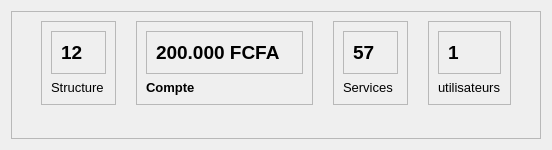
                     <widget class="QWidget" name="widget_9" native="true">
                      <layout class="QHBoxLayout" name="horizontalLayout">
                       <item>
                        <widget class="QFrame" name="framePages">
                         <property name="frameShape">
                          <enum>QFrame::StyledPanel</enum>
                         </property>
                         <property name="frameShadow">
                          <enum>QFrame::Raised</enum>
                         </property>
                         <layout class="QVBoxLayout" name="verticalLayout_20">
                          <item>
                           <widget class="QWidget" name="cardsFrame_3" native="true">
                            <layout class="QHBoxLayout" name="horizontalLayout_11">
                             <property name="spacing">
                              <number>20</number>
                             </property>
                             <property name="leftMargin">
                              <number>20</number>
                             </property>
                             <property name="topMargin">
                              <number>0</number>
                             </property>
                             <property name="rightMargin">
                              <number>20</number>
                             </property>
                             <property name="bottomMargin">
                              <number>0</number>
                             </property>
                             <item alignment="Qt::AlignTop">
                              <widget class="QFrame" name="card1_3">
                               <property name="styleSheet">
                                <string notr="true"/>
                               </property>
                               <property name="frameShape">
                                <enum>QFrame::StyledPanel</enum>
                               </property>
                               <property name="frameShadow">
                                <enum>QFrame::Raised</enum>
                               </property>
                               <layout class="QVBoxLayout" name="verticalLayout_6">
                                <item alignment="Qt::AlignTop">
                                 <widget class="QFrame" name="frame_4">
                                  <property name="frameShape">
                                   <enum>QFrame::StyledPanel</enum>
                                  </property>
                                  <property name="frameShadow">
                                   <enum>QFrame::Raised</enum>
                                  </property>
                                  <layout class="QHBoxLayout" name="horizontalLayout_22">
                                   <item>
                                    <widget class="QLabel" name="structure">
                                     <property name="font">
                                      <font>
                                       <pointsize>14</pointsize>
                                       <weight>75</weight>
                                       <bold>true</bold>
                                      </font>
                                     </property>
                                     <property name="text">
                                      <string>12</string>
                                     </property>
                                    </widget>
                                   </item>
                                   <item>
                                    <widget class="QLabel" name="label_9">
                                     <property name="maximumSize">
                                      <size>
                                       <width>40</width>
                                       <height>40</height>
                                      </size>
                                     </property>
                                     <property name="text">
                                      <string/>
                                     </property>
                                     <property name="pixmap">
                                      <pixmap>../static/asset/icons/blue/package.svg</pixmap>
                                     </property>
                                     <property name="scaledContents">
                                      <bool>true</bool>
                                     </property>
                                    </widget>
                                   </item>
                                  </layout>
                                 </widget>
                                </item>
                                <item alignment="Qt::AlignTop">
                                 <widget class="QLabel" name="label_10">
                                  <property name="font">
                                   <font>
                                    <pointsize>10</pointsize>
                                   </font>
                                  </property>
                                  <property name="text">
                                   <string>Structure</string>
                                  </property>
                                 </widget>
                                </item>
                               </layout>
                              </widget>
                             </item>
                             <item>
                              <widget class="QFrame" name="card2_3">
                               <property name="font">
                                <font>
                                 <weight>75</weight>
                                 <bold>true</bold>
                                </font>
                               </property>
                               <property name="frameShape">
                                <enum>QFrame::StyledPanel</enum>
                               </property>
                               <property name="frameShadow">
                                <enum>QFrame::Raised</enum>
                               </property>
                               <layout class="QVBoxLayout" name="verticalLayout_17">
                                <item>
                                 <widget class="QFrame" name="frame_15">
                                  <property name="frameShape">
                                   <enum>QFrame::StyledPanel</enum>
                                  </property>
                                  <property name="frameShadow">
                                   <enum>QFrame::Raised</enum>
                                  </property>
                                  <layout class="QHBoxLayout" name="horizontalLayout_23">
                                   <item>
                                    <widget class="QLabel" name="compte">
                                     <property name="font">
                                      <font>
                                       <pointsize>14</pointsize>
                                       <weight>75</weight>
                                       <bold>true</bold>
                                      </font>
                                     </property>
                                     <property name="text">
                                      <string>200.000 FCFA</string>
                                     </property>
                                    </widget>
                                   </item>
                                   <item alignment="Qt::AlignRight">
                                    <widget class="QLabel" name="label_34">
                                     <property name="maximumSize">
                                      <size>
                                       <width>40</width>
                                       <height>40</height>
                                      </size>
                                     </property>
                                     <property name="text">
                                      <string/>
                                     </property>
                                     <property name="pixmap">
                                      <pixmap>../static/asset/icons/blue/credit-card.svg</pixmap>
                                     </property>
                                     <property name="scaledContents">
                                      <bool>true</bool>
                                     </property>
                                    </widget>
                                   </item>
                                  </layout>
                                 </widget>
                                </item>
                                <item>
                                 <widget class="QLabel" name="label_35">
                                  <property name="font">
                                   <font>
                                    <pointsize>10</pointsize>
                                   </font>
                                  </property>
                                  <property name="text">
                                   <string>Compte</string>
                                  </property>
                                 </widget>
                                </item>
                               </layout>
                              </widget>
                             </item>
                             <item>
                              <widget class="QFrame" name="card3_3">
                               <property name="frameShape">
                                <enum>QFrame::StyledPanel</enum>
                               </property>
                               <property name="frameShadow">
                                <enum>QFrame::Raised</enum>
                               </property>
                               <layout class="QVBoxLayout" name="verticalLayout_18">
                                <item>
                                 <widget class="QFrame" name="frame_16">
                                  <property name="frameShape">
                                   <enum>QFrame::StyledPanel</enum>
                                  </property>
                                  <property name="frameShadow">
                                   <enum>QFrame::Raised</enum>
                                  </property>
                                  <layout class="QHBoxLayout" name="horizontalLayout_24">
                                   <item>
                                    <widget class="QLabel" name="service">
                                     <property name="font">
                                      <font>
                                       <pointsize>14</pointsize>
                                       <weight>75</weight>
                                       <bold>true</bold>
                                      </font>
                                     </property>
                                     <property name="text">
                                      <string>57</string>
                                     </property>
                                    </widget>
                                   </item>
                                   <item alignment="Qt::AlignRight">
                                    <widget class="QLabel" name="label_37">
                                     <property name="maximumSize">
                                      <size>
                                       <width>40</width>
                                       <height>40</height>
                                      </size>
                                     </property>
                                     <property name="text">
                                      <string/>
                                     </property>
                                     <property name="pixmap">
                                      <pixmap>../static/asset/icons/blue/sliders.svg</pixmap>
                                     </property>
                                     <property name="scaledContents">
                                      <bool>true</bool>
                                     </property>
                                    </widget>
                                   </item>
                                  </layout>
                                 </widget>
                                </item>
                                <item>
                                 <widget class="QLabel" name="label_38">
                                  <property name="font">
                                   <font>
                                    <pointsize>10</pointsize>
                                   </font>
                                  </property>
                                  <property name="text">
                                   <string>Services</string>
                                  </property>
                                 </widget>
                                </item>
                               </layout>
                              </widget>
                             </item>
                             <item>
                              <widget class="QFrame" name="card4_3">
                               <property name="frameShape">
                                <enum>QFrame::StyledPanel</enum>
                               </property>
                               <property name="frameShadow">
                                <enum>QFrame::Raised</enum>
                               </property>
                               <layout class="QVBoxLayout" name="verticalLayout_19">
                                <item>
                                 <widget class="QFrame" name="frame_17">
                                  <property name="frameShape">
                                   <enum>QFrame::StyledPanel</enum>
                                  </property>
                                  <property name="frameShadow">
                                   <enum>QFrame::Raised</enum>
                                  </property>
                                  <layout class="QHBoxLayout" name="horizontalLayout_25">
                                   <item>
                                    <widget class="QLabel" name="users">
                                     <property name="font">
                                      <font>
                                       <pointsize>14</pointsize>
                                       <weight>75</weight>
                                       <bold>true</bold>
                                      </font>
                                     </property>
                                     <property name="text">
                                      <string>1</string>
                                     </property>
                                    </widget>
                                   </item>
                                   <item alignment="Qt::AlignRight">
                                    <widget class="QLabel" name="label_40">
                                     <property name="maximumSize">
                                      <size>
                                       <width>40</width>
                                       <height>40</height>
                                      </size>
                                     </property>
                                     <property name="text">
                                      <string/>
                                     </property>
                                     <property name="pixmap">
                                      <pixmap>../static/asset/icons/blue/users.svg</pixmap>
                                     </property>
                                     <property name="scaledContents">
                                      <bool>true</bool>
                                     </property>
                                    </widget>
                                   </item>
                                  </layout>
                                 </widget>
                                </item>
                                <item>
                                 <widget class="QLabel" name="label_41">
                                  <property name="font">
                                   <font>
                                    <pointsize>10</pointsize>
                                   </font>
                                  </property>
                                  <property name="text">
                                   <string>utilisateurs</string>
                                  </property>
                                 </widget>
                                </item>
                               </layout>
                              </widget>
                             </item>
                            </layout>
                           </widget>
                          </item>
                          <item>
                           <widget class="QWidget" name="mainFraime_3" native="true">
                            <property name="sizePolicy">
                             <sizepolicy hsizetype="Preferred" vsizetype="Expanding">
                              <horstretch>0</horstretch>
                              <verstretch>0</verstretch>
                             </sizepolicy>
                            </property>
                            <property name="styleSheet">
                             <string notr="true"/>
                            </property>
                            <layout class="QHBoxLayout" name="horizontalLayout_21">
                             <item>
                              <widget class="QWidget" name="widget_6" native="true"/>
                             </item>
                             <item>
                              <widget class="QWidget" name="widget_10" native="true">
                               <property name="sizePolicy">
                                <sizepolicy hsizetype="Expanding" vsizetype="Preferred">
                                 <horstretch>0</horstretch>
                                 <verstretch>0</verstretch>
                                </sizepolicy>
                               </property>
                               <widget class="QWidget" name="widget_2" native="true">
                                <property name="geometry">
                                 <rect>
                                  <x>-20</x>
                                  <y>60</y>
                                  <width>641</width>
                                  <height>211</height>
                                 </rect>
                                </property>
                                <property name="styleSheet">
                                 <string notr="true">background:white;
border-radius: 10px;</string>
                                </property>
                                <widget class="QWidget" name="widget_11" native="true">
                                 <property name="geometry">
                                  <rect>
                                   <x>70</x>
                                   <y>30</y>
                                   <width>111</width>
                                   <height>111</height>
                                  </rect>
                                 </property>
                                 <property name="minimumSize">
                                  <size>
                                   <width>60</width>
                                   <height>60</height>
                                  </size>
                                 </property>
                                 <property name="styleSheet">
                                  <string notr="true">background-color: rgb(12, 56, 107);
border-radius: 40px;
border: 5px solid #bbb;
width:50px;
heeght:50px;</string>
                                 </property>
                                 <layout class="QVBoxLayout" name="verticalLayout_10">
                                  <item>
                                   <widget class="QLabel" name="label_6">
                                    <property name="minimumSize">
                                     <size>
                                      <width>60</width>
                                      <height>60</height>
                                     </size>
                                    </property>
                                    <property name="styleSheet">
                                     <string notr="true">border: none;
width:50px;
heeght:50px;</string>
                                    </property>
                                    <property name="text">
                                     <string/>
                                    </property>
                                    <property name="pixmap">
                                     <pixmap>../static/asset/avatar/default.svg</pixmap>
                                    </property>
                                    <property name="scaledContents">
                                     <bool>true</bool>
                                    </property>
                                   </widget>
                                  </item>
                                 </layout>
                                </widget>
                                <widget class="QWidget" name="widget_12" native="true">
                                 <property name="geometry">
                                  <rect>
                                   <x>220</x>
                                   <y>20</y>
                                   <width>371</width>
                                   <height>161</height>
                                  </rect>
                                 </property>
                                 <layout class="QVBoxLayout" name="verticalLayout_7">
                                  <item>
                                   <widget class="QLabel" name="userName">
                                    <property name="font">
                                     <font>
                                      <family>GeForce</family>
                                      <pointsize>19</pointsize>
                                      <weight>75</weight>
                                      <bold>true</bold>
                                     </font>
                                    </property>
                                    <property name="text">
                                     <string>IDRISS-HACKER</string>
                                    </property>
                                   </widget>
                                  </item>
                                  <item>
                                   <widget class="QWidget" name="widget_14" native="true">
                                    <layout class="QHBoxLayout" name="horizontalLayout_5">
                                     <item>
                                      <widget class="QLabel" name="label_4">
                                       <property name="font">
                                        <font>
                                         <family>GeForce</family>
                                         <pointsize>12</pointsize>
                                         <weight>75</weight>
                                         <bold>true</bold>
                                        </font>
                                       </property>
                                       <property name="styleSheet">
                                        <string notr="true">color: rgba(0, 0, 0 /45%);
</string>
                                       </property>
                                       <property name="text">
                                        <string>Type de Structure</string>
                                       </property>
                                      </widget>
                                     </item>
                                     <item>
                                      <widget class="QLabel" name="structType">
                                       <property name="font">
                                        <font>
                                         <family>GeForce</family>
                                         <pointsize>10</pointsize>
                                         <weight>75</weight>
                                         <bold>true</bold>
                                        </font>
                                       </property>
                                       <property name="text">
                                        <string>type</string>
                                       </property>
                                      </widget>
                                     </item>
                                    </layout>
                                   </widget>
                                  </item>
                                  <item>
                                   <widget class="QWidget" name="widget_13" native="true">
                                    <layout class="QHBoxLayout" name="horizontalLayout_6">
                                     <item>
                                      <widget class="QLabel" name="label_2">
                                       <property name="font">
                                        <font>
                                         <family>GeForce</family>
                                         <pointsize>12</pointsize>
                                         <weight>75</weight>
                                         <bold>true</bold>
                                        </font>
                                       </property>
                                       <property name="styleSheet">
                                        <string notr="true">color: rgba(0, 0, 0 /45%);
</string>
                                       </property>
                                       <property name="text">
                                        <string>Derniere connexion:</string>
                                       </property>
                                      </widget>
                                     </item>
                                     <item>
                                      <widget class="QLabel" name="lastLogin">
                                       <property name="font">
                                        <font>
                                         <family>GeForce</family>
                                         <pointsize>10</pointsize>
                                         <weight>75</weight>
                                         <bold>true</bold>
                                        </font>
                                       </property>
                                       <property name="text">
                                        <string>15/02/2022</string>
                                       </property>
                                      </widget>
                                     </item>
                                    </layout>
                                   </widget>
                                  </item>
                                  <item>
                                   <widget class="QWidget" name="widget_16" native="true">
                                    <layout class="QHBoxLayout" name="horizontalLayout_8">
                                     <item>
                                      <widget class="QLabel" name="label_7">
                                       <property name="font">
                                        <font>
                                         <family>GeForce</family>
                                         <pointsize>12</pointsize>
                                         <weight>75</weight>
                                         <bold>true</bold>
                                        </font>
                                       </property>
                                       <property name="styleSheet">
                                        <string notr="true">color: rgba(0, 0, 0 /45%);
</string>
                                       </property>
                                       <property name="text">
                                        <string>Privilège:</string>
                                       </property>
                                      </widget>
                                     </item>
                                     <item>
                                      <widget class="QLabel" name="privilege_3">
                                       <property name="font">
                                        <font>
                                         <family>GeForce</family>
                                         <pointsize>10</pointsize>
                                         <weight>75</weight>
                                         <bold>true</bold>
                                        </font>
                                       </property>
                                       <property name="text">
                                        <string>ADMIN</string>
                                       </property>
                                      </widget>
                                     </item>
                                    </layout>
                                   </widget>
                                  </item>
                                 </layout>
                                </widget>
                               </widget>
                               <widget class="QLabel" name="label">
                                <property name="geometry">
                                 <rect>
                                  <x>700</x>
                                  <y>270</y>
                                  <width>47</width>
                                  <height>13</height>
                                 </rect>
                                </property>
                                <property name="text">
                                 <string/>
                                </property>
                               </widget>
                               <widget class="QWidget" name="widget_15" native="true">
                                <property name="geometry">
                                 <rect>
                                  <x>640</x>
                                  <y>40</y>
                                  <width>441</width>
                                  <height>201</height>
                                 </rect>
                                </property>
                                <widget class="QLabel" name="label_3">
                                 <property name="geometry">
                                  <rect>
                                   <x>-10</x>
                                   <y>-20</y>
                                   <width>391</width>
                                   <height>241</height>
                                  </rect>
                                 </property>
                                 <property name="text">
                                  <string/>
                                 </property>
                                 <property name="pixmap">
                                  <pixmap>../static/asset/other/bg.png</pixmap>
                                 </property>
                                 <property name="scaledContents">
                                  <bool>true</bool>
                                 </property>
                                </widget>
                               </widget>
                              </widget>
                             </item>
                            </layout>
                           </widget>
                          </item>
                         </layout>
                        </widget>
                       </item>
                      </layout>
                     </widget>
